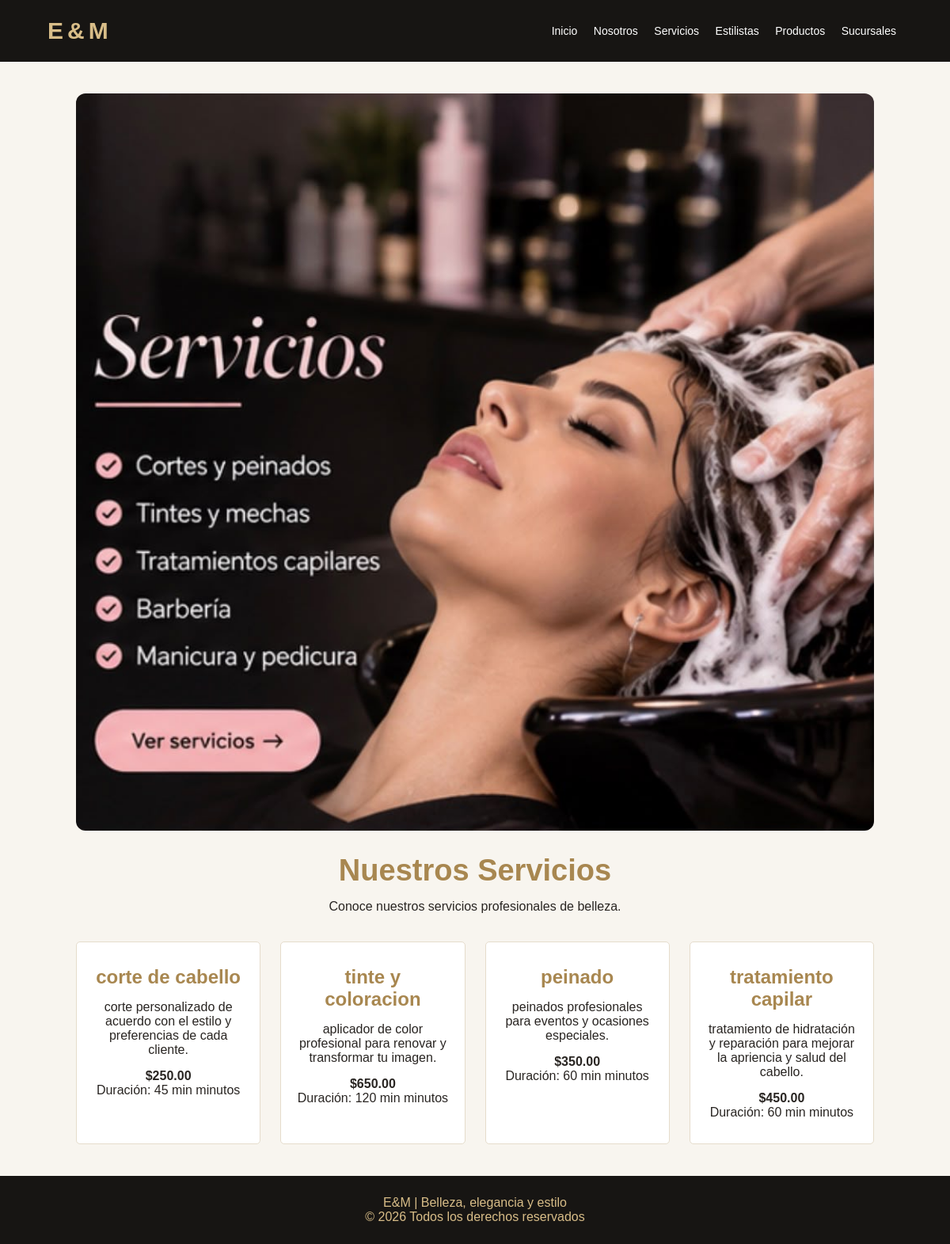
The app's page /servicios/ with its own data.
### salon/models.py (models this page shows, shortened)
class Servicio(models.Model):
    nombre = models.CharField(max_length=100)
    descripcion = models.TextField()
    precio = models.DecimalField(max_digits=8, decimal_places=2)
    duracion = models.CharField(max_length=50)

### salon/views.py (the view)
# urls.py: path('servicios/', views.servicios, name='servicios'),
def servicios(request):
    servicios = Servicio.objects.all()
    return render(request, 'salon/servicios.html', {'servicios': servicios})

### salon/templates/salon/servicios.html (shortened to what this page needs)
{% extends 'salon/base.html' %}
{% load static %}
{% block content %}
<section class="services">
    <img src="{% static 'salon/img/servicios.jpg' %}" alt="Servicios de belleza E&M">
    <h1>Nuestros Servicios</h1>
    <p>Conoce nuestros servicios profesionales de belleza.</p>
    <div class="service-grid">
        {% for servicio in servicios %}
        <div class="service">
            <h2>{{ servicio.nombre }}</h2>
            <p>{{ servicio.descripcion }}</p>
            <p class="price">${{ servicio.precio }}</p>
            <p>Duración: {{ servicio.duracion }} minutos</p>
        </div>
        {% empty %}
        <p>Próximamente tendremos servicios disponibles.</p>
        {% endfor %}
    </div>
</section>
{% endblock %}

### salon/templates/salon/base.html (shortened to what this page needs)
<!DOCTYPE html>
<html lang="es">
<head>
</head>
<body>
    <header>
        <div class="logo">E&M</div>
        <nav>
            <a href="/">Inicio</a>
            <a href="/nosotros/">Nosotros</a>
            <a href="/servicios/">Servicios</a>
            <a href="/estilistas/">Estilistas</a>
            <a href="/productos/">Productos</a>
            <a href="/sucursales/">Sucursales</a>
        </nav>
    </header>
    <main>
        {% block content %}
        {% endblock %}
    </main>
    <footer>
        <p>E&M | Belleza, elegancia y estilo</p>
        <p>© 2026 Todos los derechos reservados</p>
    </footer>
</body>
</html>

### salon/templates/salon/base.html (style rules this page uses)
* { margin: 0; padding: 0; box-sizing: border-box; }
body { font-family: Arial, sans-serif; background: #f8f5ef; color: #292522; }
header { background: #171513; padding: 22px 5%; display: flex; justify-content: space-between; align-items: center; flex-wrap: wrap; gap: 15px; }
.logo { color: #d8bd88; font-size: 30px; letter-spacing: 5px; font-weight: bold; }
nav a { color: white; text-decoration: none; margin: 8px; font-size: 14px; }
main { min-height: 65vh; }
footer { background: #171513; color: #d8bd88; text-align: center; padding: 25px; }

### salon/templates/salon/servicios.html (style rules this page uses)
.services { padding: 40px 8%; text-align: center; }
.services img { width: 100%; height: auto; max-height: none; object-fit: contain; border-radius: 12px; margin-bottom: 25px; }
.services h1 { color: #a88750; font-size: 38px; margin-bottom: 15px; }
.service-grid { display: grid; grid-template-columns: repeat(auto-fit, minmax(220px, 1fr)); gap: 25px; margin-top: 35px; }
.service { background: white; padding: 30px 20px; border: 1px solid #e5dccb; border-radius: 5px; }
.service h2 { color: #a88750; margin-bottom: 15px; }
.price { font-weight: bold; margin-top: 15px; }

### records on screen
Servicio: nombre "corte de cabello", descripcion "corte personalizado de acuerdo con el estilo y preferencias de cada cliente.", precio "250.00", duracion "45 min"
Servicio: nombre "tinte y coloracion", descripcion "aplicador de color profesional para renovar y transformar tu imagen.", precio "650.00", duracion "120 min"
Servicio: nombre "peinado", descripcion "peinados profesionales para eventos y ocasiones especiales.", precio "350.00", duracion "60 min"
Servicio: nombre "tratamiento capilar", descripcion "tratamiento de hidratación y reparación para mejorar la apriencia y salud del cabello.", precio "450.00", duracion "60 min"
